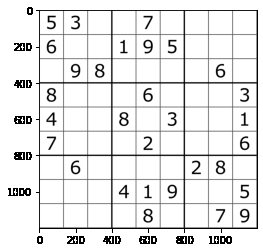
#> input picture s2.png, 263 x 252 px
$ jupyter execute --allow-errors Sudoku_Solver.ipynb
#> lines starting #> are read from the running program, lines starting #| are printed output that depends on the picture; after the words box and inside, x2 and y2 are one past the last pixel; in counts of white or black regions, pixels touching at a corner belong together
[cell 1]
from google.colab import files
import cv2
import numpy as np
import matplotlib.pyplot as plt

[cell 2]
uploaded = files.upload()
#> the answer given: s2.png

[cell 3]
img = cv2.imread('s2.png')
#> img is the input picture: shape (252, 263, 3); min 0, max 255, mean 231.6
gray = cv2.cvtColor(img, cv2.COLOR_BGR2GRAY)
plt.imshow(gray, cmap = 'gray')

[cell 4]
dst = cv2.GaussianBlur(gray, (1, 1), cv2.BORDER_DEFAULT)

[cell 5]
ret, thresh_inv = cv2.threshold(gray, 180, 255, cv2.THRESH_BINARY_INV)
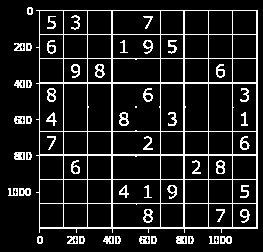
#> thresh_inv: shape (252, 263); 12.3% white in thin lines or dots, all inside (x1, y1, x2, y2) = (8, 7, 258, 244)
plt.imshow(thresh_inv, cmap = 'gray')

[cell 6]
minLineLength = 100
maxLineGap = 60
lines = cv2.HoughLinesP(thresh_inv, 1, np.pi/180, 100, minLineLength=100, maxLineGap=10,)
#> lines = 24 rows, first 6: [15, 82, 257, 82], [15, 155, 257, 155], [14, 154, 257, 154], [39, 227, 257, 227], [15, 83, 257, 83], [39, 58, 257, 58]
for l in lines:
    x1, y1, x2, y2 = l[0]
    cv2.line(img, (x1, y1) ,(x2, y2), (0, 255, 0), 2, cv2.LINE_AA)
#> this loop made 24 passes
#> (x1, y1, x2, y2) on passes 1 to 12: (15, 82, 257, 82), (15, 155, 257, 155), (14, 154, 257, 154), (39, 227, 257, 227), (15, 83, 257, 83), (39, 58, 257, 58), (39, 228, 257, 228), (39, 179, 257, 179), (184, 243, 184, 10), (112, 243, 112, 10), (208, 226, 208, 10), (256, 226, 256, 10)
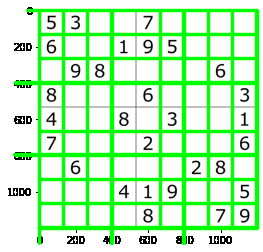
#> img: shape (252, 263, 3); mean B, G, R 190, 245, 190
cv2.imwrite('hough.jpg', img)
#> Out = True

[cell 7]
img_hough = cv2.imread('hough.jpg', 0)
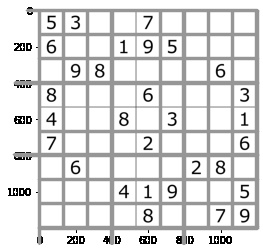
#> img_hough: shape (252, 263); min 0, max 255, mean 222.2
img_show = cv2.imread('hough.jpg')
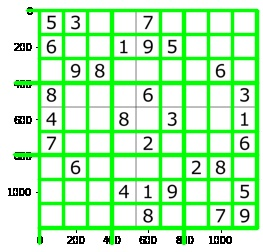
#> img_show: shape (252, 263, 3); mean B, G, R 189.9, 241.5, 189.8
plt.imshow(img_show, cmap='gray')

[cell 8]
contours, hierarchy = cv2.findContours(img_hough, cv2.RETR_TREE, cv2.CHAIN_APPROX_NONE)
#> contours = 168 contours, 159 with area under 20; largest, box (x1, y1, x2, y2) and area: (0, 0, 263, 252) 65762, (150, 235, 157, 245) 43, (78, 235, 85, 245) 41, (138, 235, 148, 243) 32, (226, 235, 233, 245) 32

[cell 9]
cnt = contours[0]
#> cnt = contour of 1026 points, box (x1, y1, x2, y2) (0, 0, 263, 252), area 65762
max_area = cv2.contourArea(cnt)
#> max_area = 65762

for cont in contours:
    if cv2.contourArea(cont) > max_area:
        cnt = cont
        max_area = cv2.contourArea(cont)
#> this loop made 168 passes
#> cont on passes 2 to 4: [[223, 243], [224, 242], [225, 243], [224, 244]], [[214, 243], [215, 242], [216, 243], [215, 244]], [[191, 243], [192, 242], [193, 243], [192, 244]]
#> after the loop, max_area = 65762

[cell 10]
max_area
#> Out = 65762

[cell 11]
epsilon = 0.01 * cv2.arcLength(cnt, True)
#> epsilon = 10.26
poly_approx = cv2.approxPolyDP(cnt, epsilon, True)
#> poly_approx = [[0, 0], [0, 251], [262, 251], [262, 0]]

[cell 12]
poly_approx
#> Out = [[0, 0], [0, 251], [262, 251], [262, 0]]

[cell 13]
def order_points(pts):
    rect = np.zeros((4, 2), dtype="float32")

    s = pts.sum(axis = 1)
#> s = [[0, 0], [0, 251], [262, 251], [262, 0]]
    rect[0] = pts[0]
    rect[2] = pts[2]
    diff = np.diff(pts, axis = 1)
#> diff = empty array
    rect[1] = pts[1]
    rect[3] = pts[3]

    return rect

[cell 14]
def four_point_transform(image, pts):
    rect = order_points(pts)
#> rect = [[0, 0], [0, 251], [262, 251], [262, 0]]
    (tl, tr, br, bl) = rect
#> tl = [0, 0]; tr = [0, 251]; br = [262, 251]; bl = [262, 0]

    widthA = np.sqrt(((br[0] - bl[0]) ** 2) + ((br[1] - bl[1]) ** 2))
#> widthA = 251
    widthB = np.sqrt(((tr[0] - tl[0]) ** 2) + ((tr[1] - tl[1]) ** 2))
#> widthB = 251
    maxWidth = max(int(widthA), int(widthB))
#> maxWidth = 251

    heightA = np.sqrt(((tr[0] - br[0]) ** 2) + ((tr[1] - br[1]) ** 2))
#> heightA = 262
    heightB = np.sqrt(((tl[0] - bl[0]) ** 2) + ((tl[1] - bl[1]) ** 2))
#> heightB = 262
    maxHeight = max(int(heightA), int(heightB))
#> maxHeight = 262

    dst = np.array([
                    [0, 0],
                    [0, maxHeight - 1],
                    [maxWidth - 1, maxHeight - 1],
                    [maxWidth - 1, 0]], dtype = "float32")
#> dst = [[0, 0], [0, 261], [250, 261], [250, 0]]

    M = cv2.getPerspectiveTransform(rect, dst)
#> M = [[0.954, 0, 0], [0, 1.04, 0], [0, 0, 1]]
    warped = cv2.warpPerspective(image, M, (maxWidth, maxHeight))
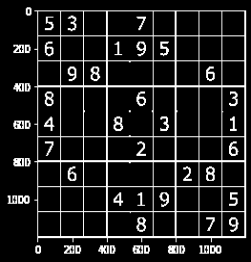
#> warped: shape (262, 251); min 0, max 255, mean 31.2

    return warped

[cell 15]
img_PT = four_point_transform(thresh_inv, poly_approx)

[cell 16]
img_PT.shape
#> Out = (262, 251)

[cell 17]
plt.imshow(img_PT, cmap='gray')

[cell 18]
cv2.imwrite('img_PT.jpg', img)
#> Out = True

[cell 19]
import seaborn as sns
import keras

from sklearn.model_selection import train_test_split
from sklearn.metrics import confusion_matrix

from tensorflow.keras import backend as K
from tensorflow.keras.models import Sequential
from tensorflow.keras.layers import Conv2D, MaxPooling2D, Flatten, Dense, Dropout, Lambda

from keras.layers.normalization import BatchNormalization

from tensorflow.keras.preprocessing.image import ImageDataGenerator

from keras.utils.np_utils import to_categorical

from keras.datasets import mnist

#> (a cell that did not finish here is left out)

#> (a cell that did not finish here is left out)

#> (a cell that did not finish here is left out)

[cell 23]
from keras.utils import np_utils
#> (the rest of this cell did not finish here and is left out)

#> (a cell that did not finish here is left out)

#> (a cell that did not finish here is left out)

#> (a cell that did not finish here is left out)

#> (a cell that did not finish here is left out)

[cell 28]
uploaded = files.upload()
#> the answer given: s2.png

[cell 29]
test_image = cv2.imread('Sample.png', 0)
#> (the rest of this cell did not finish here and is left out)

[cell 30]
from tensorflow.keras.models import load_model
#> (the rest of this cell did not finish here and is left out)

[cell 31]
import numpy as np
import tensorflow as tf
from keras.preprocessing import image

#> (the rest of this cell did not finish here and is left out)

[cell 32]
def prediction(test_image):
    classes = new_model.predict_classes(test_image)

    if classes == [[0]]:
        return 0
    elif classes == [[1]]:
        return 1
    elif classes == [[2]]:
        return 2
    elif classes == [[3]]:
        return 3
    elif classes == [[4]]:
        return 4
    elif classes == [[5]]:
        return 5
    elif classes == [[6]]:
        return 6
    elif classes == [[7]]:
        return 7
    elif classes == [[8]]:
        return 8
    elif classes == [[9]]:
        return 9

#> (a cell that did not finish here is left out)

[cell 34]
import tensorflow as tf
from PIL import Image

[cell 35]
def getCellPositions(img_PT):
    img_PT = cv2.resize(img, (252, 252))
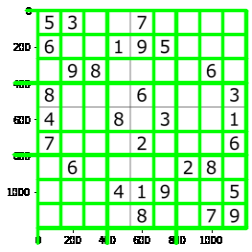
#> img_PT: shape (252, 252, 3); mean B, G, R 190, 245, 190

    cell_positions = []

    width = img_PT.shape[1]
#> width = 252
    height = img_PT.shape[0]
#> height = 252

    cell_width = width // 9
#> cell_width = 28
    cell_height = height // 9
#> cell_height = 28

    x1, x2, y1, y2 = 0, 0, 0, 0

    for i in range(9):
        y2 = y1 + cell_height
        x1 = 0
        for j in range(9):
            x2 = x1 + cell_width
            current_cell = [x1, x2, y1, y2]
            cell_positions.append(current_cell)
            x1 = x2
        y1 = y2
    return cell_positions

[cell 36]
def predictDigit(cell,img):
    pos = []
    img = cv2.resize(img,(252,252))
    img = img[int(cell[2] + 2) : int(cell[3] - 3), int(cell[0] + 2) : int(cell[1] - 3)]
    contours,hierarchy = cv2.findContours(img.copy(), cv2.RETR_TREE, cv2.CHAIN_APPROX_SIMPLE)
    if len(contours) != 0:

        for c in contours:
            x,y,w,h = cv2.boundingRect(c)
            if (w < 15 and x > 2) and (h < 25 and y > 2):
                pos.append((x, y, x + w, y + h))
                break
    if pos == []:
        result = 0
    if pos:
        img1 = img[(pos[0][1]) : (pos[0][3]), (pos[0][0]) : (pos[0][2])]
        img1 = cv2.resize(img,(28,28))
        img1 = img1.reshape(1,28,28,1)
        img1 = tf.cast(img1, tf.float32)

        result = prediction(img1)

    return result

[cell 37]
def extractSudokuDigits(img_PT):
    cell_digits, num = [], 0
    cells = getCellPositions(img_PT)
#> cells = 81 items, first 6: [0, 28, 0, 28], [28, 56, 0, 28], [56, 84, 0, 28], [84, 112, 0, 28], [112, 140, 0, 28], [140, 168, 0, 28]

    for cell in range(len(cells)):
        num = predictDigit(cells[cell],img_PT)
        cell_digits.append(num)
#> this loop made 2 passes
#> pass 1, in predictDigit, `img = cv2.resize(img,(252,252))`:
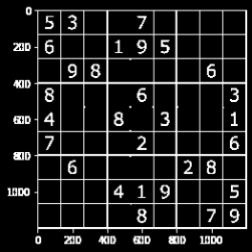
#> img: shape (252, 252); min 0, max 255, mean 31.2
#> pass 2, in predictDigit (call 2), `img = img[int(cell[2] + 2) : int(cell[3] - 3), int(cell[0] + 2) : int(..`:
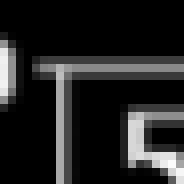
#> img: shape (23, 23) (shown 8 times larger); min 0, max 252, mean 34.6
#> pass 2, in predictDigit (call 2), `img1 = cv2.resize(img,(28,28))`:
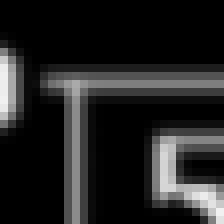
#> img1: shape (28, 28) (shown 8 times larger); min 0, max 241, mean 34.5
#> after the loop, cell_digits = [0]
    n = 9
    cell_digits = [cell_digits[i : i + n] for i in range(0, len(cell_digits), n)]
    return cell_digits

#> (the rest of this cell did not finish here and is left out)

$ run again, with s2-solved.png copied over s2.png
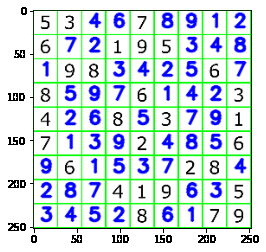
#> input picture s2-solved.png, 266 x 252 px
#> img is the input picture: shape (252, 266, 3); mean B, G, R 222.8, 223.9, 203.9
#> `ret, thresh_inv = cv2.threshold(gray, 180, 255, cv2.THRESH_BINARY_INV)`:
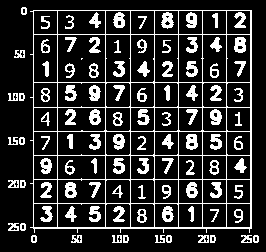
#> thresh_inv: shape (252, 266); 18.9% white; 103 white regions (1 under 20 px)
#> lines = 23 rows, first 6: [178, 228, 178, 10], [202, 242, 202, 10], [226, 228, 226, 10], [251, 242, 251, 10], [10, 227, 250, 227], [33, 155, 250, 155]
#> the loop `for l in lines:` made 23 passes
#> `cv2.imwrite('hough.jpg', img)`: Out = True
#> `contours, hierarchy = cv2.findContours(img_hough, cv2.RETR_TREE, cv2.C..`: contours = 237 contours, 231 with area under 20; largest, box (x1, y1, x2, y2) and area: (0, 0, 266, 252) 66515, (111, 237, 121, 244) 34, (7, 140, 19, 146) 32, (18, 136, 25, 146) 26, (209, 234, 216, 244) 24, (19, 179, 24, 189) 22
#> cnt = contour of 1032 points, box (x1, y1, x2, y2) (0, 0, 266, 252), area 66515
#> `max_area = cv2.contourArea(cnt)`: max_area = 66515
#> the loop `for cont in contours:` made 237 passes
#> cont on passes 3 to 5: [[240, 242], [241, 241], [242, 242], [241, 243]], [[205, 242], [206, 241], [207, 242], [206, 243]], [[166, 242], [167, 241], [168, 242], [167, 243]]
#> epsilon = 10.32
#> poly_approx = [[0, 0], [0, 251], [265, 251], [265, 0]]
#> diff = empty array
#> rect = [[0, 0], [0, 251], [265, 251], [265, 0]]
#> tl = [0, 0]; tr = [0, 251]; br = [265, 251]; bl = [265, 0]
#> widthA = 251
#> heightA = 265
#> dst = [[0, 0], [0, 264], [250, 264], [250, 0]]
#> M = [[0.943, 0, 0], [0, 1.05, 0], [0, 0, 1]]
#> `cv2.imwrite('img_PT.jpg', img)`: Out = True
#> cells = 81 items, first 6: [0, 28, 0, 28], [28, 56, 0, 28], [56, 84, 0, 28], [84, 112, 0, 28], [112, 140, 0, 28], [140, 168, 0, 28]
#> the loop in extractSudokuDigits, `for cell in range(len(cells)):` made 1 pass
#> pass 1, in predictDigit, `img1 = cv2.resize(img,(28,28))`:
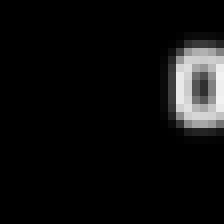
#> img1: shape (28, 28) (shown 8 times larger); min 0, max 242, mean 14.5
#> after the loop in extractSudokuDigits, `for cell in range(len(cells)):`: cell_digits = []
